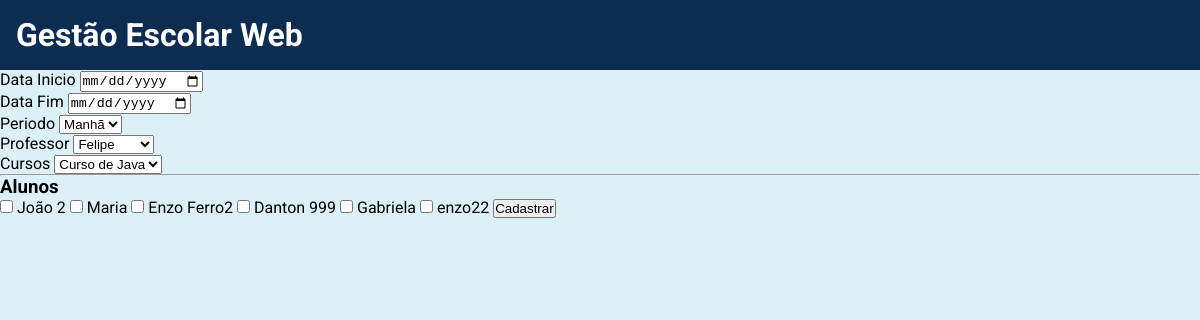
Page /cadastro/turma on the earlier database version.
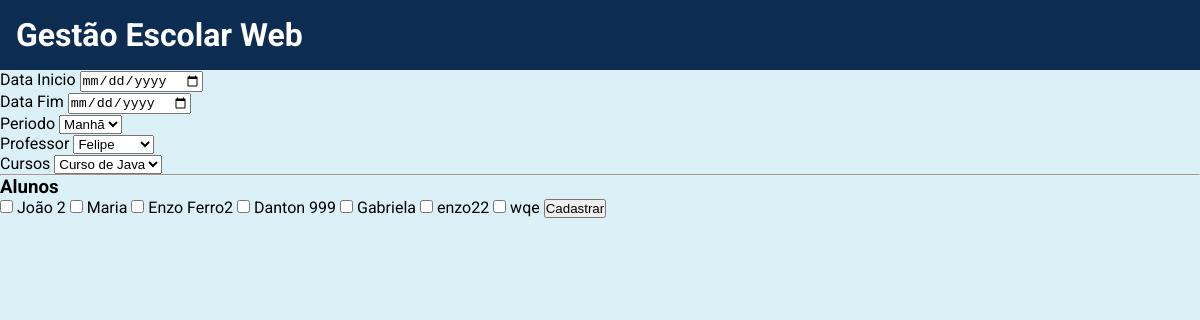
Same page on the later database version.
### tables this page shows
CREATE TABLE Alunos (
    matricula INTEGER PRIMARY KEY AUTOINCREMENT,
    nome VARCHAR (255) NOT NULL,
    cpf CHAR (11) NOT NULL,
    telefone CHAR (11),
    email VARCHAR (255) NOT NULL
);

### main.py (the view, shortened to what this page needs)
@app.route("/cadastro/turma", methods=('GET', 'POST'))
def cadastro_turma():
    professores = Professor.listar()
    cursos = Curso.listar()
    alunos = Aluno.listar()
    return render_template("cadastro_turma.html", professores=professores, cursos=cursos, alunos=alunos)

### aluno.py (called while the page is built)
    @classmethod
    def listar(cls):
        conexao = sqlite3.connect("gestao_escolar.db")
        cursor = conexao.cursor()
        sql = f"""
            SELECT * FROM Alunos
        """
        cursor.execute(sql)
        listaAlunos = cursor.fetchall()
        conexao.close()
        return listaAlunos

### curso.py (called while the page is built)
    @classmethod
    def listar(cls):
        conexao = sqlite3.connect("gestao_escolar.db")
        cursor = conexao.cursor()
        sql = """
            SELECT * FROM Cursos
        """
        cursor.execute(sql)
        lista_cursos = cursor.fetchall()
        conexao.close()
        return lista_cursos

### professor.py (called while the page is built)
    @classmethod
    def listar(cls):
        conexao = sqlite3.connect("gestao_escolar.db")
        cursor = conexao.cursor()
        sql = """
            SELECT *
            FROM Professores
        """
        cursor.execute(sql)
        lista_professores = cursor.fetchall()
        conexao.close()
        return lista_professores

### templates/cadastro_turma.html (shortened to what this page needs)
{% extends "base.html" %} {% block conteudo %}
<form method="post">
    <label for="data_inicio">Data Inicio</label>
    <input type="date" name="data_inicio" id="data_inicio" />
    <br />
    <label for="data_fim">Data Fim</label>
    <input type="date" name="data_fim" id="data_fim" />
    <br />
    <label for="periodo">Periodo</label>
    <select name="periodo" id="periodo">
        <option value="Manhã">Manhã</option>
    </select>
    <br />
    <label for="professor">Professor</label>
    <select name="professor" id="professor">
        {% for professor in professores %}
        <option value="{{professor[0]}}">{{professor[1]}}</option>
        {% endfor %}
    </select>
    <br />
    <label for="curso">Cursos</label>
    <select name="curso" id="curso">
        {% for curso in cursos %}
        <option value="{{curso[0]}}">{{curso[1]}}</option>
        {% endfor %}
    </select>
    <hr />
    <h3>Alunos</h3>
    {% for aluno in alunos %}
    <input
        type="checkbox"
        name="alunos"
        id="{{aluno[0]}}"
        value="{{aluno[0]}}"
    />
    <label for="{{aluno[0]}}">{{aluno[1]}}</label>
    {% endfor%}
    <button type="submit">Cadastrar</button>
</form>
{% endblock %}

Differences in the rows shown:
added Alunos: nome "wqe"
